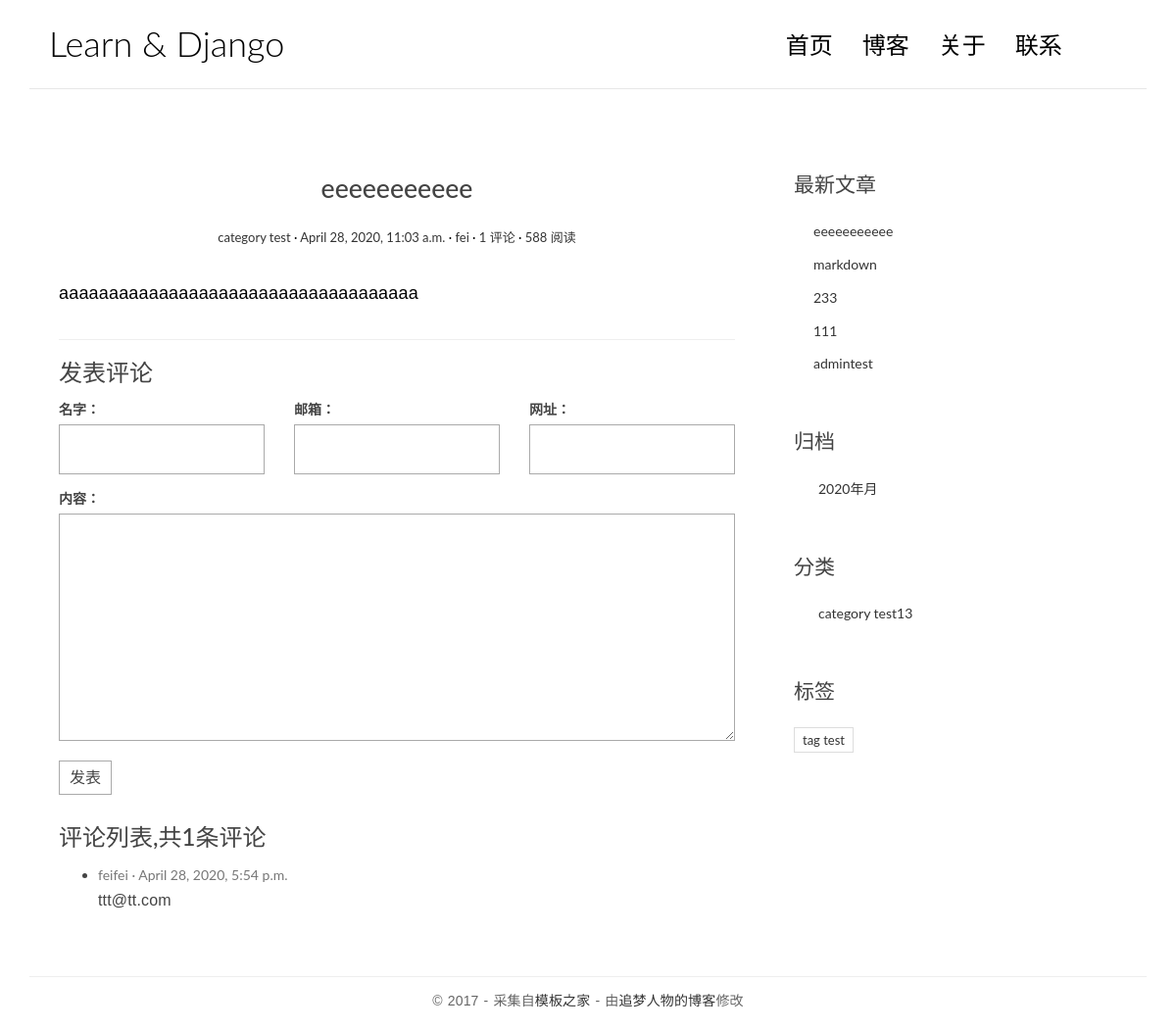
/blog/post/6/, run on an earlier commit of the app's database.
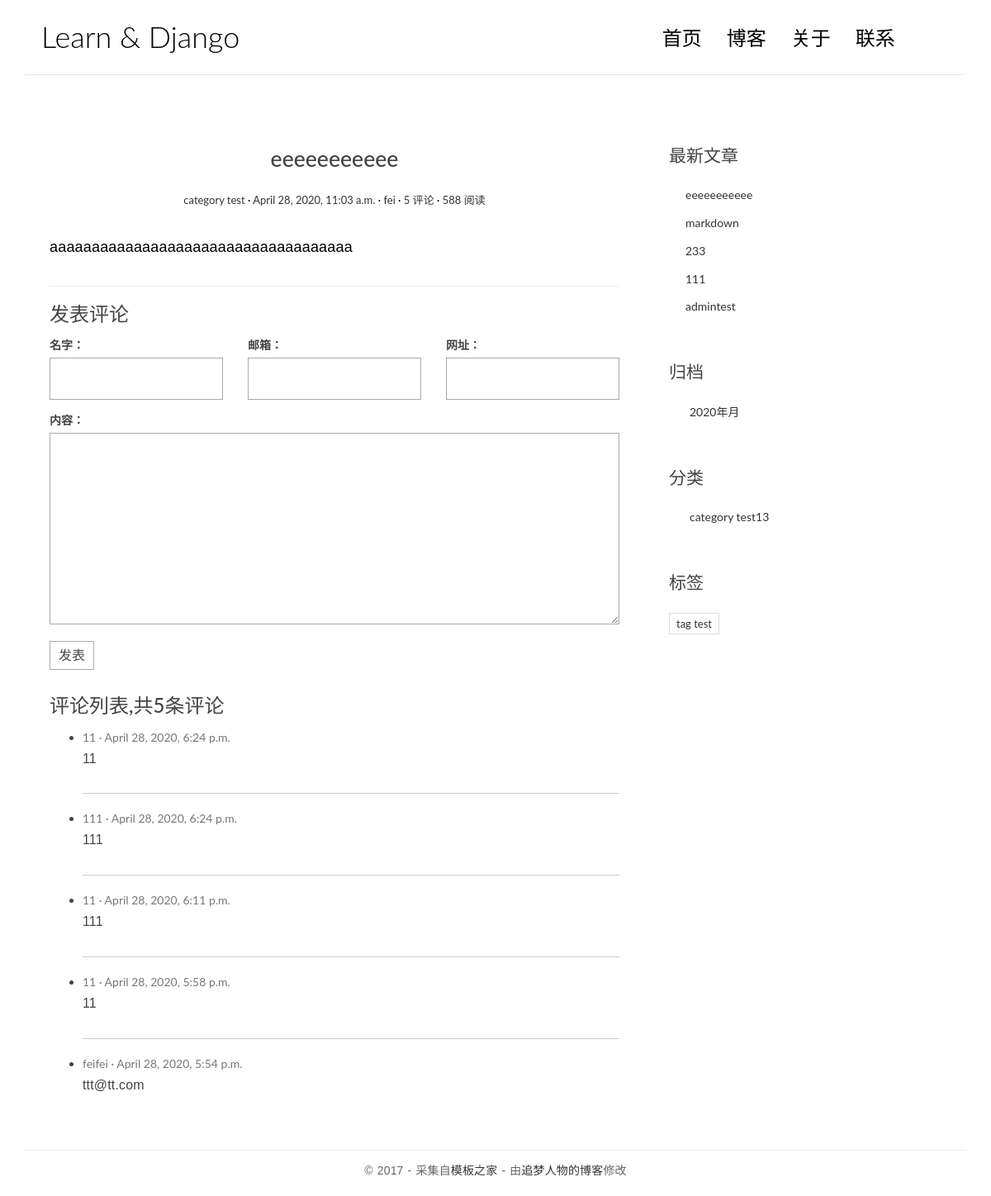
And on a later commit of the database.
### blog/models.py (models this page shows, shortened)
class Post(models.Model):
    class Meta:
        verbose_name = '文章'
        verbose_name_plural = verbose_name
    title = models.CharField('标题', max_length=100)
    body = models.TextField('正文', max_length=100000)
    created_time = models.DateTimeField('创建时间', default=timezone.now)
    modified_time = models.DateTimeField('修改时间')
    excerpt = models.CharField('摘要', max_length=100, blank=True)
    category = models.ForeignKey(Category, verbose_name='分类', on_delete=models.CASCADE)
    tags = models.ManyToManyField(Tag, verbose_name='标签', blank=True)
    author = models.ForeignKey(User, verbose_name='作者', on_delete=models.CASCADE)
    def get_absolute_url(self):
        return reverse('blog:detail', kwargs={'pk': self.pk})

class Category(models.Model):
    name = models.CharField(max_length=100)
    class Meta:
        verbose_name = '分类'
        verbose_name_plural = verbose_name

class Tag(models.Model):
    name = models.CharField(max_length=100)
    class Meta:
        verbose_name = '标签'
        verbose_name_plural = verbose_name

### comments/models.py (models this page shows, shortened)
class Comment(models.Model):
    name = models.CharField('名字', max_length=50)
    email = models.EmailField('邮箱')
    url = models.URLField('网址', blank=True)
    text = models.TextField('内容')
    created_time = models.DateTimeField('创建时间', default=timezone.now)
    post = models.ForeignKey('blog.Post', verbose_name='文章', on_delete=models.CASCADE)
    class Meta:
        verbose_name = '评论'
        verbose_name_plural = '评论'

### blog/views.py (the view)
# urls.py: path('blog/post/<int:pk>/', views.detail, name='detail'),
def detail(request, pk):
    post = get_object_or_404(Post, pk=pk)
    md = markdown.Markdown(extensions=[
        'markdown.extensions.extra',
        'markdown.extensions.codehilite',
        'markdown.extensions.fenced_code',
        TocExtension(slugify=slugify)
    ])
    post.body = md.convert(post.body)
    m = re.search(r'<div class="toc">\s*<ul>(.*)</ul>\s*</div>', md.toc, re.S)
    post.toc = m.group(1) if m is not None else ''
    return render(request, 'blog/detail.html', context={'post': post})

### comments/forms.py
class CommentForm(forms.ModelForm):
    class Meta:
        model = Comment
        fields = ['name', 'email', 'url', 'text']

### blog/templatetags/blog_extra.py (called while the page is built)
@register.inclusion_tag('blog/inclusions/_recent_posts.html', takes_context=True)
def show_recent_posts(context, num=5):
    return {
        'recent_post_list': Post.objects.all().order_by('-created_time')[:num]
    }

@register.inclusion_tag('blog/inclusions/_archives.html', takes_context=True)
def show_archives(context):
    return {
        'date_list': Post.objects.dates('created_time', 'month', order='DESC')
    }

@register.inclusion_tag('blog/inclusions/_categories.html', takes_context=True)
def show_categories(context):
    return {
        'category_list': Category.objects.all()
    }

@register.inclusion_tag('blog/inclusions/_tags.html', takes_context=True)
def show_tags(context):
    return {
        'tag_list': Tag.objects.all()
    }

### comments/templatetags/comment_extra.py (called while the page is built)
@register.inclusion_tag('comments/inclusions/_form.html', takes_context=True)
def show_comment_form(context, post, form=None):
    if form is None:
        form = CommentForm()
    return {
        'form': form,
        'post': post,
    }

@register.inclusion_tag('comments/inclusions/_list.html', takes_context=True)
def show_comments(context, post):
    comment_list = post.comment_set.all().order_by('-created_time')
    comment_count = comment_list.count()
    return {
        'comment_count': comment_count,
        'comment_list': comment_list,
    }

### templates/blog/detail.html (shortened to what this page needs)
{% extends 'base.html' %}
{% load comment_extra %}
{% block main %}
    <article class="post post-1">
        <header class="entry-header">
            <h1 class="entry-title">{{ post.title }}</h1>
            <div class="entry-meta">
                <span class="post-category"><a href="#">{{ post.category.name }}</a></span>
                <span class="post-date"><a href="#"><time class="entry-date"
                                                          datetime="{{ post.created_time }}">{{ post.created_time }}</time></a></span>
                <span class="post-author"><a href="#">{{ post.author }}</a></span>
                <span class="comments-link"><a href="{{ post.get_absolute_url }}#comment-area">{{ post.comment_set.count }} 评论</a></span>
                <span class="views-count"><a href="#">588 阅读</a></span>
            </div>
        </header>
        <div class="entry-content clearfix">
            {{ post.body|safe }}
        </div>
    </article>
    <section class="comment-area" id="comment-area">
        <hr>
        <h3>发表评论</h3>
        {% show_comment_form post %}
        <div class="comment-list-panel">
            {% show_comments post %}
        </div>
    </section>
{% endblock main %}

### templates/base.html (shortened to what this page needs)
{% load static %}
{% load blog_extra %}
<!DOCTYPE html>
<html>
<head>
    <link rel="stylesheet" href="http://code.ionicframework.com/ionicons/2.0.1/css/ionicons.min.css">
    <link rel="stylesheet" href="{% static 'blog/css/bootstrap.min.css' %}">
    <link rel="stylesheet" href="{% static 'blog/css/pace.css' %}">
    <link rel="stylesheet" href="{% static 'blog/css/custom.css' %}">
    <link href="https://cdn.bootcss.com/highlight.js/9.15.8/styles/github.min.css" rel="stylesheet">
</head>
</head>
<body>
<div class="container">
    <header id="site-header">
        <div class="row">
            <div class="col-md-4 col-sm-5 col-xs-8">
                <div class="logo">
                    <h1><a href="{% url 'blog:index' %}">Learn &amp; Django</a></h1>
                </div>
            </div>
            <div class="col-md-8 col-sm-7 col-xs-4">
                <nav class="main-nav" role="navigation">
                    <div class="collapse navbar-collapse" id="bs-example-navbar-collapse-1">
                        <ul class="nav navbar-nav navbar-right">
                            <li class="cl-effect-11"><a href="index.html" data-hover="首页">首页</a></li>
                            <li class="cl-effect-11"><a href="full-width.html" data-hover="博客">博客</a></li>
                            <li class="cl-effect-11"><a href="about.html" data-hover="关于">关于</a></li>
                            <li class="cl-effect-11"><a href="contact.html" data-hover="联系">联系</a></li>
                        </ul>
                    </div>
                </nav>
            </div>
        </div>
    </header>
</div>
<div class="content-body">
    <div class="container">
        <div class="row">
            <main class="col-md-8">
                {% block main %}
                {% endblock main %}
            </main>
            <aside class="col-md-4">
                {% show_recent_posts %}
                {% show_archives %}
                {% show_categories %}
                {% show_tags %}
            </aside>
        </div>
    </div>
</div>
<footer id="site-footer">
    <div class="container">
        <div class="row">
            <div class="col-md-12">
                <p class="copyright">&copy 2017 - 采集自<a href="http://www.cssmoban.com/"
                                                        target="_blank" title="模板之家">模板之家</a>
                    - 由<a href="http://zmrenwu.com/" title="网页模板" target="_blank">追梦人物的博客</a>修改
                </p>
            </div>
        </div>
    </div>
</footer>
<body>
</body>
</body>
</html>

### templates/comments/inclusions/_form.html (shortened to what this page needs)
<form action="{% url 'comments:comment' post.pk %}" method="post" class="comment-form">
    <div class="row">
        <div class="col-md-4">
            <label for="{{ form.name.id_for_label }}">{{ form.name.label }}：</label>
            {{ form.name }}
        </div>
        <div class="col-md-4">
            <label for="{{ form.email.id_for_label }}">{{ form.email.label }}：</label>
            {{ form.email }}
        </div>
        <div class="col-md-4">
            <label for="{{ form.url.id_for_label }}">{{ form.url.label }}：</label>
            {{ form.url }}
        </div>
        <div class="col-md-12">
            <label for="{{ form.text.id_for_label }}">{{ form.text.label }}：</label>
            {{ form.text }}
            <button type="submit" class="comment-btn">发表</button>
        </div>
    </div>
</form>

### templates/comments/inclusions/_list.html
<h3>评论列表,共<span>{{ comment_count }}</span>条评论</h3>
<ul class="comment-list list_unstyled">
    {% for comment in comment_list %}
        <li class="comment-item">
            <span class="nickname">{{ comment.name }}</span>
            <time class="submit-date" datetime="{{ comment.created_time }}">{{ comment.created_time }}</time>
            <div class="text">
                {{ comment.text|linebreaks }}
            </div>
        </li>
    {% empty %}
        暂无评论
    {% endfor %}
</ul>

### templates/blog/inclusions/_recent_posts.html
<div class="widget widget-recent-posts">
    <h3 class="widget-title">最新文章</h3>
    <ul>
        {% for post in recent_post_list %}
            <li>
                <a href="{{ post.get_absolute_url }}">{{ post.title }}</a>
            </li>
        {% empty %}
            暂无文章
        {% endfor %}
    </ul>
</div>

### templates/blog/inclusions/_archives.html
<div class="widget widget-archives">
    <h3 class="widget-title">归档</h3>
    <ul>
        {% for date in date_list %}
            <li>
                <a href="{% url 'blog:archive' date.year date.month %}">{{ date.year }}年{{ data.month }}月</a>
            </li>
        {% empty %}
            暂无归档
        {% endfor %}
    </ul>
</div>

### templates/blog/inclusions/_categories.html
<div class="widget widget-category">
    <h3 class="widget-title">分类</h3>
    <ul>
        {% for category in category_list %}
            <li>
                <a href="{% url 'blog:category' category.pk %}">{{ category.name }}<span class="post-count">13</span></a>
            </li>
        {% empty %}
            暂无分类
        {% endfor %}
    </ul>
</div>

### templates/blog/inclusions/_tags.html
<div class="widget widget-tag-cloud">
    <h3 class="widget-title">标签</h3>
    <ul>
        {% for tag in tag_list %}
            <li>
                <a href="{% url 'blog:tag' tag.pk %}">{{ tag.name }}</a>
            </li>
        {% empty %}
            暂无标签
        {% endfor %}
    </ul>
</div>

### blog/static/blog/css/custom.css (style rules this page uses)
* { outline: none; }
h1, h2, h3, h4, h5, h6 { margin-top: 0; }
a { color: #333; }
body { color: #444; font-family: 'Lato', sans-serif; }
p { font-family: 'Ubuntu', sans-serif; font-weight: 400; word-spacing: 1px; letter-spacing: 0.01em; }
#site-header { background-color: #FFF; padding: 25px 20px; margin-bottom: 40px; border-bottom: 1px solid #e7e7e7; }
.logo h1 a { color: #000; }
.logo h1 { margin: 0; font-family: 'Lato', sans-serif; font-weight: 300; }
.main-nav { margin-top: 11px; max-width: 95%; }
.main-nav a { color: #000000 !important; padding: 0 0 5px 0 !important; margin-right: 30px; font-family: 'Lato', sans-serif; font-weight: 300; font-size: 24px; }
.cl-effect-11 a { padding: 10px 0; color: #0972b4; text-shadow: none; }
.cl-effect-11 a::before { position: absolute; top: 0; left: 0; overflow: hidden; padding: 0 0 5px 0 !important; max-width: 0; border-bottom: 1px solid #000; color: #000; content: attr(data-hover); white-space: nowrap; -webkit-transition: max-width 0.5s; -moz-transition: max-width 0.5s; transition: max-width 0.5s; }
.content-body { padding-bottom: 4em; }
.post { background: #fff; padding: 30px 30px 0; }
.entry-title { text-align: center; font-size: 1.9em; margin-bottom: 20px; line-height: 1.6; padding: 10px 20px 0; }
.entry-meta { text-align: center; color: #DDDDDD; font-size: 13px; margin-bottom: 30px; }
.entry-content { font-size: 18px; line-height: 1.9; font-weight: 300; color: #000; }
.post-category::after, .post-date::after, .post-author::after, .comments-link::after { content: ' ·'; color: #000; }
.widget { background: #fff; padding: 30px 0 0; }
.widget-title { font-size: 1.5em; margin-bottom: 20px; line-height: 1.6; padding: 10px 0 0; font-weight: 400; }
.widget-recent-posts ul { padding: 0; margin: 0; padding-left: 20px; }
.widget-recent-posts ul li { list-style-type: none; position: relative; line-height: 170%; margin-bottom: 10px; }
.widget-recent-posts ul li::before { content: '\f3d3'; font-family: "Ionicons"; position: absolute; left: -17px; top: 3px; font-size: 16px; color: #000; }
.widget-archives ul { padding: 0; margin: 0; padding-left: 25px; }
.widget-archives ul li { list-style-type: none; position: relative; line-height: 170%; margin-bottom: 10px; }
.widget-archives ul li::before { content: '\f3f3'; font-family: "Ionicons"; position: absolute; left: -25px; top: 1px; font-size: 16px; color: #000; }
.widget-category ul { padding: 0; margin: 0; padding-left: 25px; }
.widget-category ul li { list-style-type: none; position: relative; line-height: 170%; margin-bottom: 10px; }
.widget-category ul li::before { content: '\f3fe'; font-family: "Ionicons"; position: absolute; left: -25px; top: 1px; font-size: 18px; color: #000; }
.widget-tag-cloud ul { padding: 0; margin: 0; margin-right: -10px; }
.widget-tag-cloud ul li { list-style-type: none; font-size: 13px; display: inline-block; margin-right: 10px; margin-bottom: 10px; padding: 3px 8px; border: 1px solid #ddd; }
#site-footer { padding-top: 10px; padding: 0 0 1.5em 0; }
.copyright { text-align: center; padding-top: 1em; margin: 0; border-top: 1px solid #eee; color: #666; }
.contact-form input, .comment-form input { border: 1px solid #aaa; margin-bottom: 15px; width: 100%; padding: 15px 15px; font-size: 16px; line-height: 100%; transition: 0.4s border-color linear; }
.contact-form textarea, .comment-form textarea { border: 1px solid #aaa; margin-bottom: 15px; width: 100%; padding: 15px 15px; font-size: 16px; line-height: 20px !important; min-height: 183px; transition: 0.4s border-color linear; }
.comment-area { padding: 0 30px 0; }
.comment-form { margin-top: 15px; }
.comment-form .comment-btn { background-color: #fff; border: 1px solid #aaa; font-size: 16px; padding: 5px 10px; }
.comment-list-panel { margin-top: 30px; }
.comment-list { margin-top: 15px; }
.comment-item:not(:last-child) { border-bottom: 1px #ccc solid; margin-bottom: 20px; padding-bottom: 20px; }
.comment-item .nickname, .comment-item .submit-date { color: #777; font-size: 14px; }
.comment-item .nickname:after { content: ' ·'; }
.comment-item .text { padding-top: 5px; font-size: 16px; }

What changed in the data, as far as the page shows it:
computed for Post "eeeeeeeeeee": comment_set.count "1" → "5"
added Comment: name "11", created_time "April 28, 2020, 6:24 p.m.", text "11"
added Comment: name "111", created_time "April 28, 2020, 6:24 p.m.", text "111"
added Comment: name "11", created_time "April 28, 2020, 6:11 p.m.", text "111"
added Comment: name "11", created_time "April 28, 2020, 5:58 p.m.", text "11"
Also different on the page:
{{ comment_count }}: "1" → "5"
